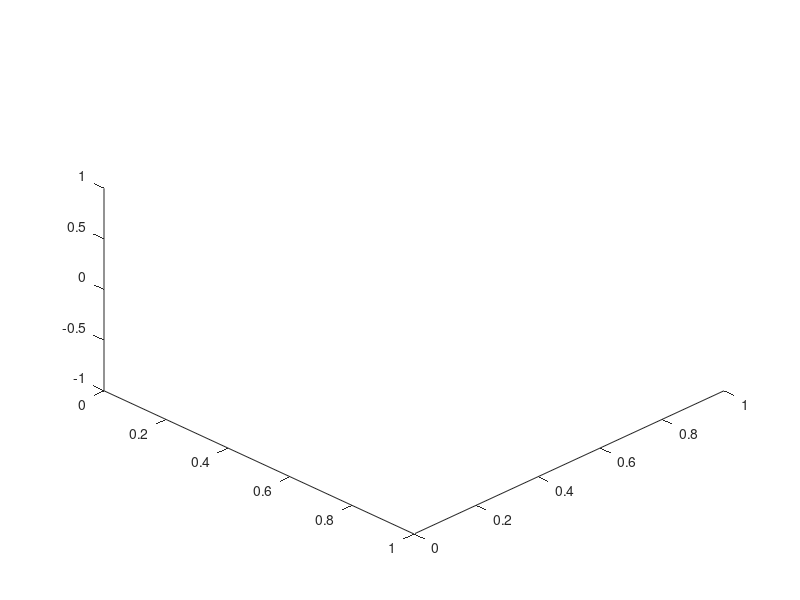

Recreate this plot in MATLAB. (Note: this script raises an error after producing the figure.)
function handle ...
= drawSpacecraftBody(pn, pe, pd, phi, theta, psi, handle, mode)
view([ 45 45 ]);
[V, F, patchcolors] = spacecraftVFC;

XYZ = rotate(V', phi, theta, psi);

%XYZ = translate(V, pn, pe, pd);

R = [...
    0, 1, 0;...
    1, 0, 0;...
    0, 0, -1;...
    ];

V = R*XYZ;    
% if isempty(handle),
%     handle = patch('Vertices', V', 'Faces', F, ...
%                    'FaceVertexCData', patchcolors,...
%                    'FaceColor', 'flat',...
%                    'EraseMode', mode);
% else
    set(handle, 'Vertices', V', 'Faces', F);
%     set(handle, 'Vertices', V', 'Faces', F, 'CameraPosition', XYZ);

% end

function XYZ = rotate(XYZ,  phi, theta, psi)
    R_roll = [...
                1, 0, 0; ...
                0, cos(phi), -sin(phi);...
                0, sin(phi), cos(phi)];
    R_pitch = [...
                cos(theta), 0, sin(theta); ...
                0, 1, 0;...
                -sin(theta), 0, cos(theta)];
            
    R_yaw = [...
                cos(psi), -sin(psi), 0; ...
                sin(psi), cos(psi), 0;...
                0, 0, 1];
            
    R = R_roll * R_pitch * R_yaw;
    
    XYZ = R * XYZ;
    
function XYZ = translate(XYZ, pn, pe, pd)
    XYZ = XYZ + repmat([pn;pe;pd], 1, size(XYZ,2));
    